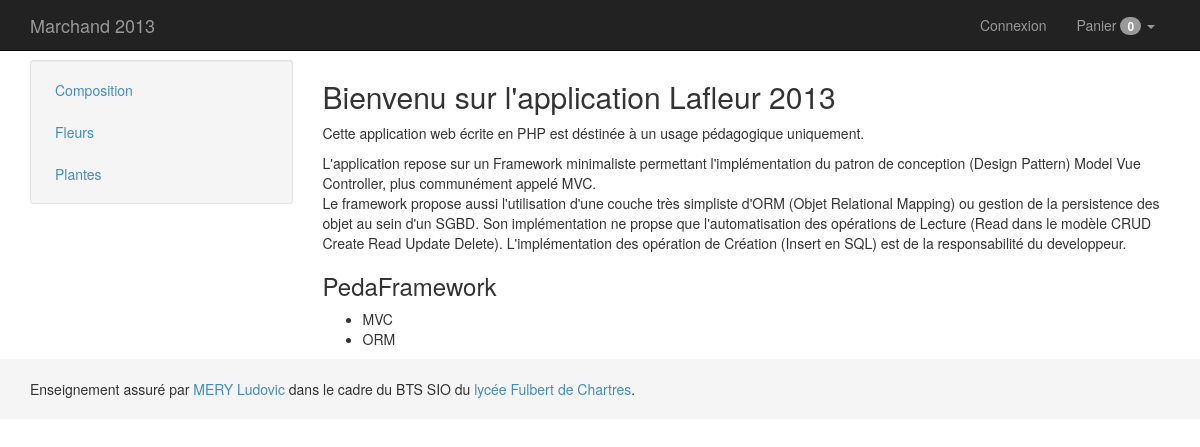
The page / on the database its author committed.
### tables this page shows
CREATE TABLE IF NOT EXISTS `categorie` (
  `id` char(32) NOT NULL,
  `libelle` char(32) DEFAULT NULL,
  PRIMARY KEY (`id`)
);

### pedaFramework/Collection.class.php (called while the page is built, shortened)
<?php
class Collection{
	private $colObjet;
	private $compteur;
	public function Collection(){
		$this->colObjet=array();
		$this->compteur=0;
	}
	public function add($unobj){
		$this->colObjet[$this->compteur]=$unobj;
		$this->compteur++;
	}
	public function getAll(){
		return $this->colObjet;
	}
}
?>

### application/controllers/CategorieController.class.php (called while the page is built, shortened)
<?php
class CategorieController extends Controller{
	function MenuAction(){
		$myDAOCategorie=new Categorie();
		$lescateg=$myDAOCategorie->LoadAll();
		$this->showView();
	}
}
?>

### pedaFramework/MVC/ControllerFactory.class.php (called while the page is built, shortened)
<?php
class ControllerFactory {
		public static function create ($controllerName, $action=null, $params=null){
			$myController=new $nameController($controllerName, $action,$params);
			return $myController;
		}
}
?>

### pedaFramework/MVC/Layout.class.php (called while the page is built, shortened)
<?php
class Layout {
	private $_file;
	public function Layout($name){
		$folder="layouts";
		$file=$name."/index.lay.php";
		$this->_file=$folder."/".$file;
	}
	public function show(){
		include $this->_file;
	}
}
?>

### index.php (called while the page is built, shortened)
<?php
require_once ("pedaFramework/MVC/ControllerFactory.class.php");
require_once ("pedaFramework/MVC/Layout.class.php");
require_once ("pedaFramework/ORM/Entity.class.php");
require_once ("pedaFramework/Collection.class.php");
require_once ("application/models/Categorie.class.php");
require_once ("application/controllers/CategorieController.class.php");
Application::getLayout()->show();
?>

### application/models/Categorie.class.php (called while the page is built, shortened)
<?php
class Categorie extends Entity {
	private $_str_id;
	private $_str_libelle;
	function Categorie(array $params=null) {
		if(isset($params)){
			$this->_str_id=$params[0];
			$this->_str_libelle=$params[1];
		}
	}
	public function getId(){
		return $this->_str_id;
	}
	public function getLibelle(){
		return $this->_str_libelle;
	}
}
?>

### pedaFramework/ORM/Entity.class.php (called while the page is built, shortened)
<?php
abstract class Entity implements IDAO{
	protected $_tablename;
	 protected function lierDB($classname, $tablename){
	 	$this->_tablename=$tablename;
	 }
	public function LoadAll() {
		$db=Database::getInstance();
		$tablename=$this->_tablename;
		$req="SELECT * FROM ".$tablename;
		$stmt = $db->prepare($req);
		$stmt->execute();
		$lesobjets=new Collection();
		while ($jeuenregistrement = $stmt->fetch(PDO::FETCH_ASSOC)) {
			$params=new Collection();
			foreach($jeuenregistrement as $champ => $valeur){
				$params->add($valeur);
			}
			$dataligne=$params->getAll();
			$monobjet=new $classe($dataligne);
			$lesobjets->add($monobjet);
		}
		return $lesobjets;
	}
}
?>

### application/views/Categorie/MenuView.phtml (the view)
<?php foreach($this->_data['lescateg']->getAll() as $lacateg){?>
	<li><a href="index.php?controller=Produit&action=Listbycategorie&idcategorie=<?php echo $lacateg->getId()?>"><?php echo $lacateg->getLibelle()?></a></li>
<?php } ?>

### layouts/Bootstrap3Layout/index.lay.php (style rules this page uses)
html, body { padding-top: 30px; height: 100%; }

### rows shown on the page
categorie: libelle "Composition"
categorie: libelle "Fleurs"
categorie: libelle "Plantes"

### other values the page prints
$this->_data['panier']->getNbProduitDifferent() "0"
